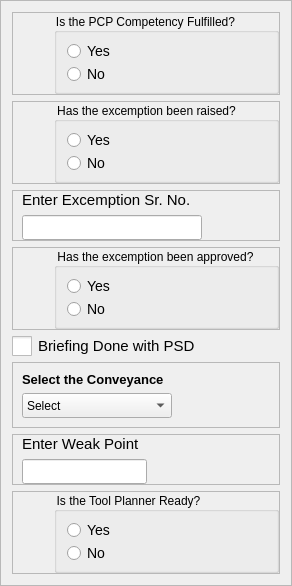
    <widget class="QFrame" name="frame_7">
     <property name="frameShape">
      <enum>QFrame::Shape::StyledPanel</enum>
     </property>
     <property name="frameShadow">
      <enum>QFrame::Shadow::Raised</enum>
     </property>
     <layout class="QVBoxLayout" name="verticalLayout_4">
      <item>
       <widget class="QFrame" name="frame_12">
        <property name="frameShape">
         <enum>QFrame::Shape::StyledPanel</enum>
        </property>
        <property name="frameShadow">
         <enum>QFrame::Shadow::Raised</enum>
        </property>
        <layout class="QHBoxLayout" name="horizontalLayout">
         <property name="spacing">
          <number>0</number>
         </property>
         <property name="leftMargin">
          <number>0</number>
         </property>
         <property name="topMargin">
          <number>0</number>
         </property>
         <property name="rightMargin">
          <number>0</number>
         </property>
         <property name="bottomMargin">
          <number>0</number>
         </property>
         <item>
          <widget class="QLabel" name="label_11">
           <property name="minimumSize">
            <size>
             <width>41</width>
             <height>41</height>
            </size>
           </property>
           <property name="maximumSize">
            <size>
             <width>41</width>
             <height>41</height>
            </size>
           </property>
           <property name="text">
            <string/>
           </property>
           <property name="pixmap">
            <pixmap resource="../Images.qrc">:/Icons/Icons/risk-icon.png</pixmap>
           </property>
           <property name="scaledContents">
            <bool>true</bool>
           </property>
          </widget>
         </item>
         <item>
          <widget class="QGroupBox" name="GB1">
           <property name="minimumSize">
            <size>
             <width>190</width>
             <height>0</height>
            </size>
           </property>
           <property name="styleSheet">
            <string notr="true">QGroupBox::title {
    font-size: 100px;
}
</string>
           </property>
           <property name="title">
            <string>Is the PCP Competency Fulfilled?</string>
           </property>
           <property name="checkable">
            <bool>false</bool>
           </property>
           <property name="checked">
            <bool>false</bool>
           </property>
           <layout class="QVBoxLayout" name="verticalLayout_19">
            <item>
             <widget class="QRadioButton" name="R1">
              <property name="styleSheet">
               <string notr="true">QRadioButton{
    font-size: 14px; /* Larger text */
}
QRadioButton::indicator {
    width: 15px; /* Larger checkbox square */
    height: 15px; /* Larger checkbox square */
}</string>
              </property>
              <property name="text">
               <string>Yes</string>
              </property>
             </widget>
            </item>
            <item>
             <widget class="QRadioButton" name="R2">
              <property name="styleSheet">
               <string notr="true">QRadioButton{
    font-size: 14px; /* Larger text */
}
QRadioButton::indicator {
    width: 15px; /* Larger checkbox square */
    height: 15px; /* Larger checkbox square */
}</string>
              </property>
              <property name="text">
               <string>No</string>
              </property>
             </widget>
            </item>
           </layout>
          </widget>
         </item>
        </layout>
       </widget>
      </item>
      <item>
       <widget class="QFrame" name="frame_2">
        <property name="frameShape">
         <enum>QFrame::Shape::StyledPanel</enum>
        </property>
        <property name="frameShadow">
         <enum>QFrame::Shadow::Raised</enum>
        </property>
        <layout class="QHBoxLayout" name="horizontalLayout_2">
         <property name="spacing">
          <number>0</number>
         </property>
         <property name="leftMargin">
          <number>0</number>
         </property>
         <property name="topMargin">
          <number>0</number>
         </property>
         <property name="rightMargin">
          <number>0</number>
         </property>
         <property name="bottomMargin">
          <number>0</number>
         </property>
         <item>
          <widget class="QLabel" name="label_4">
           <property name="minimumSize">
            <size>
             <width>41</width>
             <height>41</height>
            </size>
           </property>
           <property name="maximumSize">
            <size>
             <width>41</width>
             <height>41</height>
            </size>
           </property>
           <property name="text">
            <string/>
           </property>
           <property name="pixmap">
            <pixmap resource="../Images.qrc">:/Icons/Icons/risk-icon.png</pixmap>
           </property>
           <property name="scaledContents">
            <bool>true</bool>
           </property>
          </widget>
         </item>
         <item>
          <widget class="QGroupBox" name="GB2">
           <property name="minimumSize">
            <size>
             <width>190</width>
             <height>0</height>
            </size>
           </property>
           <property name="styleSheet">
            <string notr="true">QGroupBox::title {
    font-size: 16px;
}
</string>
           </property>
           <property name="title">
            <string>Has the excemption been raised?</string>
           </property>
           <property name="checkable">
            <bool>false</bool>
           </property>
           <property name="checked">
            <bool>false</bool>
           </property>
           <layout class="QVBoxLayout" name="verticalLayout_13">
            <item>
             <widget class="QRadioButton" name="R3">
              <property name="styleSheet">
               <string notr="true">QRadioButton{
    font-size: 14px; /* Larger text */
}
QRadioButton::indicator {
    width: 15px; /* Larger checkbox square */
    height: 15px; /* Larger checkbox square */
}</string>
              </property>
              <property name="text">
               <string>Yes</string>
              </property>
             </widget>
            </item>
            <item>
             <widget class="QRadioButton" name="R4">
              <property name="styleSheet">
               <string notr="true">QRadioButton{
    font-size: 14px; /* Larger text */
}
QRadioButton::indicator {
    width: 15px; /* Larger checkbox square */
    height: 15px; /* Larger checkbox square */
}</string>
              </property>
              <property name="text">
               <string>No</string>
              </property>
             </widget>
            </item>
           </layout>
          </widget>
         </item>
        </layout>
       </widget>
      </item>
      <item>
       <widget class="QFrame" name="frame">
        <property name="frameShape">
         <enum>QFrame::Shape::StyledPanel</enum>
        </property>
        <property name="frameShadow">
         <enum>QFrame::Shadow::Raised</enum>
        </property>
        <layout class="QVBoxLayout" name="verticalLayout">
         <property name="topMargin">
          <number>0</number>
         </property>
         <property name="bottomMargin">
          <number>0</number>
         </property>
         <item>
          <widget class="QLabel" name="label_1">
           <property name="text">
            <string>&lt;html&gt;&lt;head/&gt;&lt;body&gt;&lt;p&gt;&lt;span style=&quot; font-size:11pt;&quot;&gt;Enter Excemption Sr. No.&lt;/span&gt;&lt;/p&gt;&lt;/body&gt;&lt;/html&gt;</string>
           </property>
          </widget>
         </item>
         <item>
          <widget class="QLineEdit" name="lineEdit_1">
           <property name="minimumSize">
            <size>
             <width>180</width>
             <height>25</height>
            </size>
           </property>
           <property name="maximumSize">
            <size>
             <width>180</width>
             <height>25</height>
            </size>
           </property>
          </widget>
         </item>
        </layout>
       </widget>
      </item>
      <item>
       <widget class="QFrame" name="frame_4">
        <property name="frameShape">
         <enum>QFrame::Shape::StyledPanel</enum>
        </property>
        <property name="frameShadow">
         <enum>QFrame::Shadow::Raised</enum>
        </property>
        <layout class="QHBoxLayout" name="horizontalLayout_3">
         <property name="spacing">
          <number>0</number>
         </property>
         <property name="leftMargin">
          <number>0</number>
         </property>
         <property name="topMargin">
          <number>0</number>
         </property>
         <property name="rightMargin">
          <number>0</number>
         </property>
         <property name="bottomMargin">
          <number>0</number>
         </property>
         <item>
          <widget class="QLabel" name="label_5">
           <property name="minimumSize">
            <size>
             <width>41</width>
             <height>41</height>
            </size>
           </property>
           <property name="maximumSize">
            <size>
             <width>41</width>
             <height>41</height>
            </size>
           </property>
           <property name="text">
            <string/>
           </property>
           <property name="pixmap">
            <pixmap resource="../Images.qrc">:/Icons/Icons/risk-icon.png</pixmap>
           </property>
           <property name="scaledContents">
            <bool>true</bool>
           </property>
          </widget>
         </item>
         <item>
          <widget class="QGroupBox" name="GB3">
           <property name="minimumSize">
            <size>
             <width>210</width>
             <height>0</height>
            </size>
           </property>
           <property name="styleSheet">
            <string notr="true">QGroupBox::title {
    font-size: 16px;
}
</string>
           </property>
           <property name="title">
            <string>Has the excemption been approved?</string>
           </property>
           <property name="checkable">
            <bool>false</bool>
           </property>
           <property name="checked">
            <bool>false</bool>
           </property>
           <layout class="QVBoxLayout" name="verticalLayout_15">
            <item>
             <widget class="QRadioButton" name="R5">
              <property name="styleSheet">
               <string notr="true">QRadioButton{
    font-size: 14px; /* Larger text */
}
QRadioButton::indicator {
    width: 15px; /* Larger checkbox square */
    height: 15px; /* Larger checkbox square */
}</string>
              </property>
              <property name="text">
               <string>Yes</string>
              </property>
             </widget>
            </item>
            <item>
             <widget class="QRadioButton" name="R6">
              <property name="styleSheet">
               <string notr="true">QRadioButton{
    font-size: 14px; /* Larger text */
}
QRadioButton::indicator {
    width: 15px; /* Larger checkbox square */
    height: 15px; /* Larger checkbox square */
}</string>
              </property>
              <property name="text">
               <string>No</string>
              </property>
             </widget>
            </item>
           </layout>
          </widget>
         </item>
        </layout>
       </widget>
      </item>
      <item>
       <widget class="QCheckBox" name="CB1">
        <property name="enabled">
         <bool>true</bool>
        </property>
        <property name="styleSheet">
         <string notr="true">QCheckBox {
    font-size: 15px; /* Larger text */
}
QCheckBox::indicator {
    width: 20px; /* Larger checkbox square */
    height: 20px; /* Larger checkbox square */
}</string>
        </property>
        <property name="text">
         <string>Briefing Done with PSD</string>
        </property>
       </widget>
      </item>
      <item>
       <widget class="QFrame" name="frame_3">
        <property name="frameShape">
         <enum>QFrame::Shape::StyledPanel</enum>
        </property>
        <property name="frameShadow">
         <enum>QFrame::Shadow::Raised</enum>
        </property>
        <layout class="QVBoxLayout" name="verticalLayout_2">
         <item>
          <widget class="QLabel" name="label_2">
           <property name="text">
            <string>&lt;html&gt;&lt;head/&gt;&lt;body&gt;&lt;p&gt;&lt;span style=&quot; font-size:10pt; font-weight:700;&quot;&gt;Select the Conveyance&lt;/span&gt;&lt;/p&gt;&lt;/body&gt;&lt;/html&gt;</string>
           </property>
          </widget>
         </item>
         <item>
          <widget class="QComboBox" name="comboBox_2">
           <property name="minimumSize">
            <size>
             <width>150</width>
             <height>25</height>
            </size>
           </property>
           <property name="maximumSize">
            <size>
             <width>150</width>
             <height>25</height>
            </size>
           </property>
           <property name="currentText">
            <string>Select</string>
           </property>
           <item>
            <property name="text">
             <string>Select</string>
            </property>
           </item>
           <item>
            <property name="text">
             <string>WL</string>
            </property>
           </item>
           <item>
            <property name="text">
             <string>TLC</string>
            </property>
           </item>
          </widget>
         </item>
        </layout>
       </widget>
      </item>
      <item>
       <widget class="QFrame" name="frame_8">
        <property name="frameShape">
         <enum>QFrame::Shape::StyledPanel</enum>
        </property>
        <property name="frameShadow">
         <enum>QFrame::Shadow::Raised</enum>
        </property>
        <layout class="QVBoxLayout" name="verticalLayout_3">
         <property name="topMargin">
          <number>0</number>
         </property>
         <property name="bottomMargin">
          <number>0</number>
         </property>
         <item>
          <widget class="QLabel" name="label_3">
           <property name="text">
            <string>&lt;html&gt;&lt;head/&gt;&lt;body&gt;&lt;p&gt;&lt;span style=&quot; font-size:11pt;&quot;&gt;Enter Weak Point&lt;/span&gt;&lt;/p&gt;&lt;/body&gt;&lt;/html&gt;</string>
           </property>
          </widget>
         </item>
         <item>
          <widget class="QLineEdit" name="lineEdit_2">
           <property name="minimumSize">
            <size>
             <width>125</width>
             <height>25</height>
            </size>
           </property>
           <property name="maximumSize">
            <size>
             <width>125</width>
             <height>25</height>
            </size>
           </property>
          </widget>
         </item>
        </layout>
       </widget>
      </item>
      <item>
       <widget class="QFrame" name="frame_5">
        <property name="frameShape">
         <enum>QFrame::Shape::StyledPanel</enum>
        </property>
        <property name="frameShadow">
         <enum>QFrame::Shadow::Raised</enum>
        </property>
        <layout class="QHBoxLayout" name="horizontalLayout_4">
         <property name="spacing">
          <number>0</number>
         </property>
         <property name="leftMargin">
          <number>0</number>
         </property>
         <property name="topMargin">
          <number>0</number>
         </property>
         <property name="rightMargin">
          <number>0</number>
         </property>
         <property name="bottomMargin">
          <number>0</number>
         </property>
         <item>
          <widget class="QLabel" name="label_6">
           <property name="minimumSize">
            <size>
             <width>41</width>
             <height>41</height>
            </size>
           </property>
           <property name="maximumSize">
            <size>
             <width>41</width>
             <height>41</height>
            </size>
           </property>
           <property name="text">
            <string/>
           </property>
           <property name="pixmap">
            <pixmap resource="../Images.qrc">:/Icons/Icons/risk-icon.png</pixmap>
           </property>
           <property name="scaledContents">
            <bool>true</bool>
           </property>
          </widget>
         </item>
         <item>
          <widget class="QGroupBox" name="GB4">
           <property name="minimumSize">
            <size>
             <width>210</width>
             <height>0</height>
            </size>
           </property>
           <property name="styleSheet">
            <string notr="true">QGroupBox::title {
    font-size: 16px;
}
</string>
           </property>
           <property name="title">
            <string>Is the Tool Planner Ready?</string>
           </property>
           <property name="checkable">
            <bool>false</bool>
           </property>
           <property name="checked">
            <bool>false</bool>
           </property>
           <layout class="QVBoxLayout" name="verticalLayout_16">
            <item>
             <widget class="QRadioButton" name="R7">
              <property name="styleSheet">
               <string notr="true">QRadioButton{
    font-size: 14px; /* Larger text */
}
QRadioButton::indicator {
    width: 15px; /* Larger checkbox square */
    height: 15px; /* Larger checkbox square */
}</string>
              </property>
              <property name="text">
               <string>Yes</string>
              </property>
             </widget>
            </item>
            <item>
             <widget class="QRadioButton" name="R8">
              <property name="styleSheet">
               <string notr="true">QRadioButton{
    font-size: 14px; /* Larger text */
}
QRadioButton::indicator {
    width: 15px; /* Larger checkbox square */
    height: 15px; /* Larger checkbox square */
}</string>
              </property>
              <property name="text">
               <string>No</string>
              </property>
             </widget>
            </item>
           </layout>
          </widget>
         </item>
        </layout>
       </widget>
      </item>
     </layout>
    </widget>
